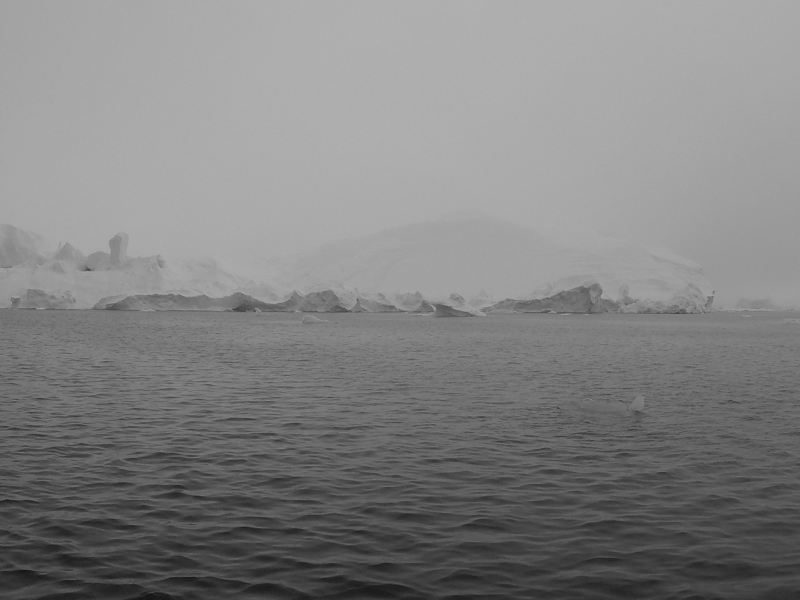
#> input picture data/contrast_test_images/G0286261.png, 800 x 600 px, found by its file name
$ python global_contrast_factor_test.py
#> lines starting #> are read from the running program, lines starting #| are printed output that depends on the picture
#!/usr/bin/env python3
# -*- coding: utf-8 -*-
"""
Created on Wed May  6 22:35:55 2020

@author: vik748
"""
import cv2
import numpy as np
from matplotlib import pyplot as plt

def compute_image_average_contrast(k, gamma=2.2):
    L = 100 * np.sqrt((k / 255) ** gamma )
    # pad image with border replicating edge values
    L_pad = np.pad(L,1,mode='edge')

    # compute differences in all directions
    left_diff = L - L_pad[1:-1,:-2]
    right_diff = L - L_pad[1:-1,2:]
    up_diff = L - L_pad[:-2,1:-1]
    down_diff = L - L_pad[2:,1:-1]

    # create matrix with number of valid values 2 in corners, 3 along edges and 4 in the center
    num_valid_vals = 3 * np.ones_like(L)
    num_valid_vals[[0,0,-1,-1],[0,-1,0,-1]] = 2
    num_valid_vals[1:-1,1:-1] = 4

    pixel_avgs = (np.abs(left_diff) + np.abs(right_diff) + np.abs(up_diff) + np.abs(down_diff)) / num_valid_vals

    return np.mean(pixel_avgs)

def compute_global_contrast_factor(img):
    if img.ndim != 2:
        gr = cv2.cvtColor(img, cv2.COLOR_BGR2GRAY)
    else:
        gr = img

    superpixel_sizes = [1, 2, 4, 8, 16, 25, 50, 100, 200]

    gcf = 0

    for i,size in enumerate(superpixel_sizes,1):
        wi =(-0.406385 * i / 9 + 0.334573) * i/9 + 0.0877526
        im_scale = cv2.resize(gr, (0,0), fx=1/size, fy=1/size,
                              interpolation=cv2.INTER_LINEAR)
        avg_contrast_scale = compute_image_average_contrast(im_scale)
        gcf += wi * avg_contrast_scale

    return gcf


img1 = cv2.imread('/Users/vik748/Google Drive/data/contrast_test_images/G0286261.png',1)
#> img1 is the input picture: shape (600, 800, 3); min 16, max 178, mean 129.7
img1_clahe = cv2.imread('/Users/vik748/Google Drive/data/contrast_test_images/G0286261_clahe.tif',1)
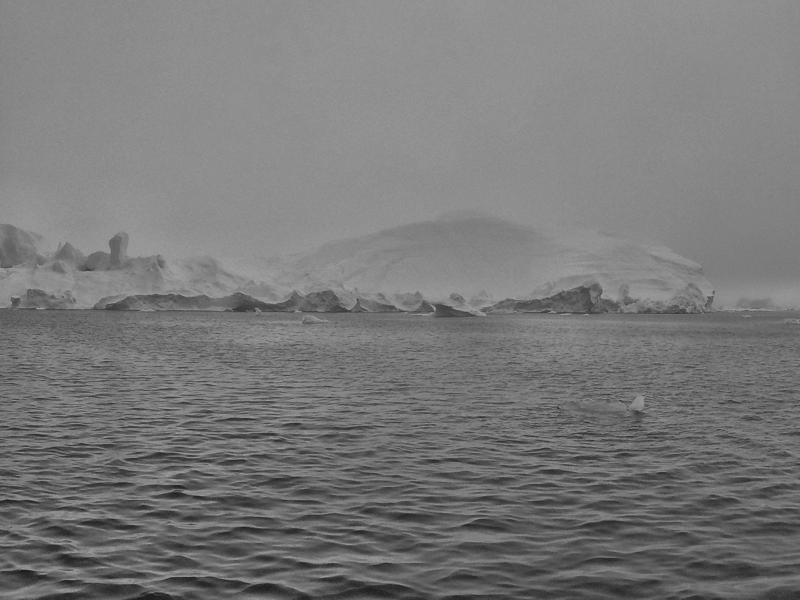
#> input picture data/contrast_test_images/G0286261_clahe.tif, 800 x 600 px, found by its file name
#> img1_clahe is the input picture: shape (600, 800, 3); min 24, max 164, mean 120.9

img1_gcf = compute_global_contrast_factor(img1)
#> the loop in compute_global_contrast_factor, `for i,size in enumerate(superpixel_sizes,1):` made 9 passes
#> (avg_contrast_scale, gcf) on passes 1 to 9: (1.03, 0.123), (1.1, 0.28), (1.46, 0.505), (1.84, 0.792), (2.27, 1.13), (3.02, 1.52), (3.31, 1.86), (5.29, 2.2), (11.23, 2.38)
#> after the loop in compute_global_contrast_factor, `for i,size in enumerate(superpixel_sizes,1):`: gcf = 2.38
#> img1_gcf = 2.38
img1_clahe_gcf = compute_global_contrast_factor(img1_clahe)
#> the loop in compute_global_contrast_factor (call 2), `for i,size in enumerate(superpixel_sizes,1):` made 9 passes
#> (avg_contrast_scale, gcf) on passes 1 to 9: (2.01, 0.241), (2.12, 0.542), (2.78, 0.97), (3.46, 1.51), (4.1, 2.12), (5.29, 2.81), (4.6, 3.28), (5.19, 3.61), (8.79, 3.75)
#> pass 1, in compute_image_average_contrast (call 10), `L_pad = np.pad(L,1,mode='edge')`:
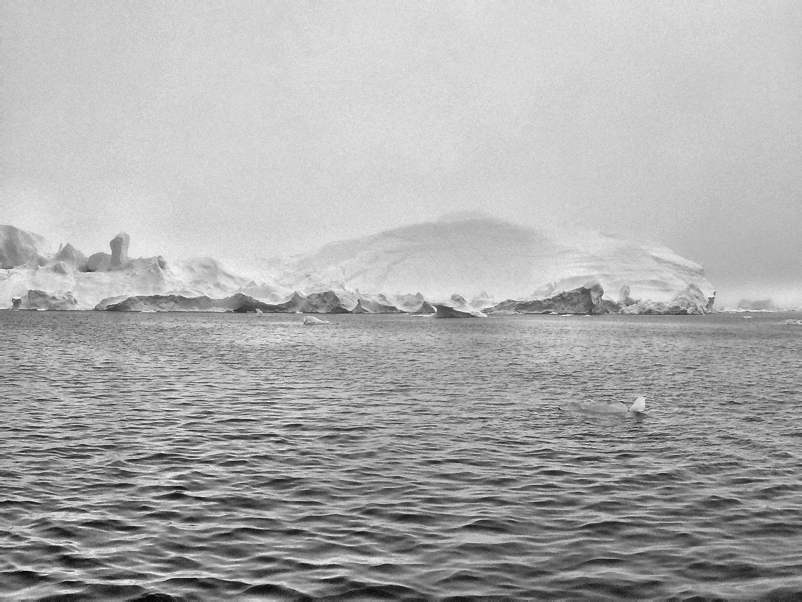
#> L_pad: shape (602, 802) float64; min 7.43, max 61.54, mean 44.1; drawn with min black and max white
#> pass 1, in compute_image_average_contrast (call 10), `right_diff = L - L_pad[1:-1,2:]`:
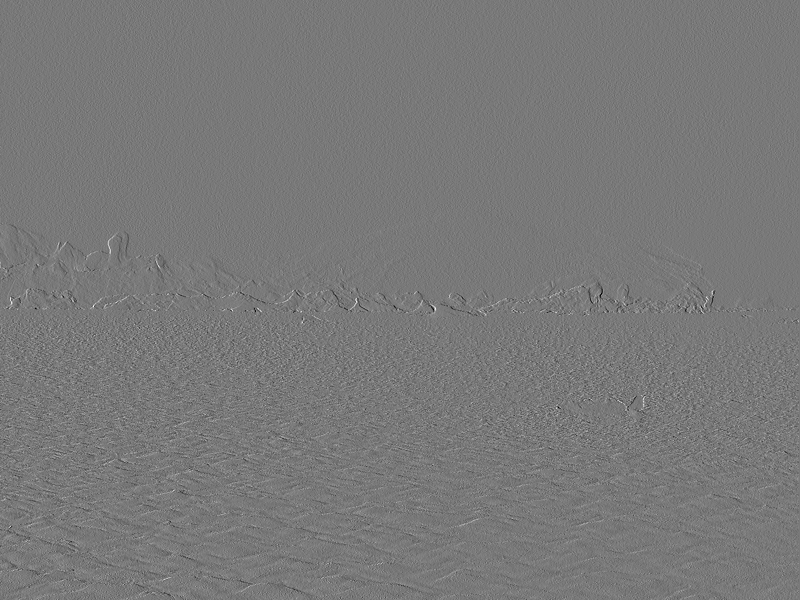
#> right_diff: shape (600, 800) float64; min -23.31, max 25.76, mean 0; drawn with min black and max white
#> img1_clahe_gcf = 3.75

img2 = cv2.imread('/Users/vik748/Google Drive/data/contrast_test_images/G0029482.png',1)
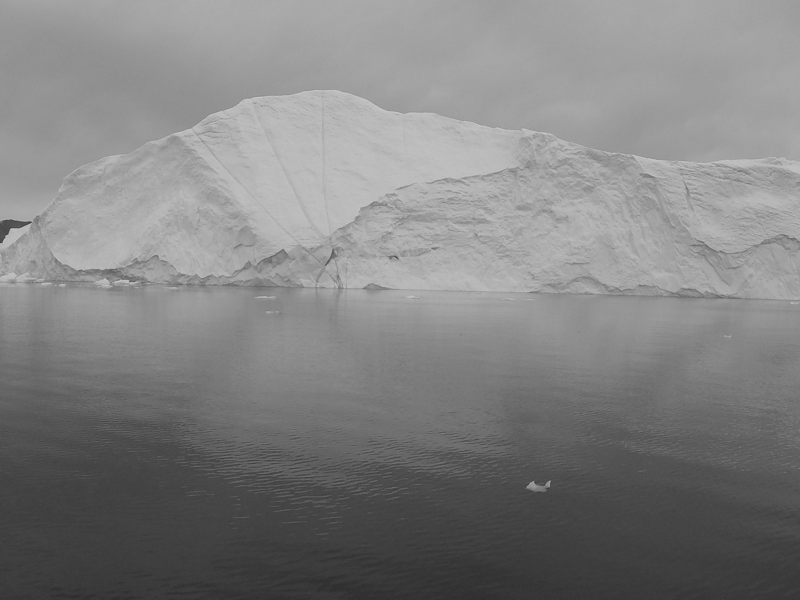
#> input picture data/contrast_test_images/G0029482.png, 800 x 600 px, found by its file name
#> img2 is the input picture: shape (600, 800, 3); min 42, max 201, mean 129.4
img2_clahe = cv2.imread('/Users/vik748/Google Drive/data/contrast_test_images/G0029482_clahe.tif',1)
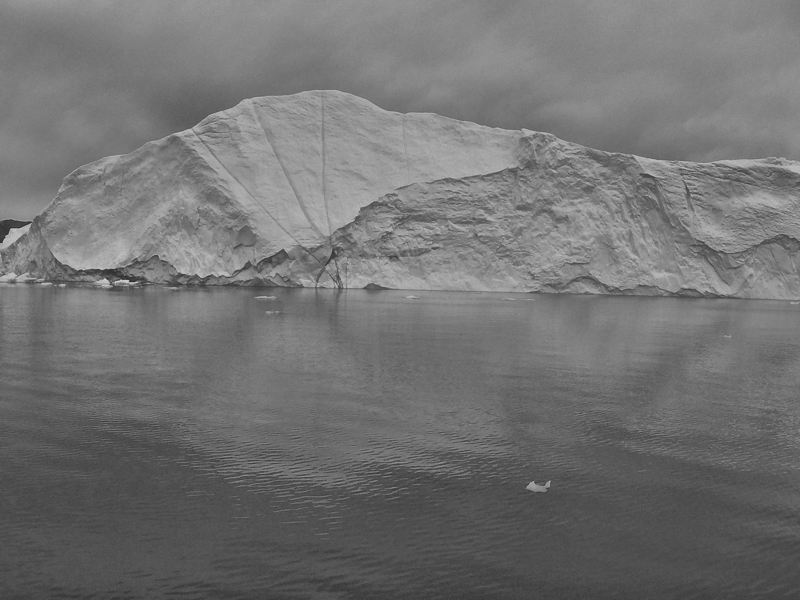
#> input picture data/contrast_test_images/G0029482_clahe.tif, 800 x 600 px, found by its file name
#> img2_clahe is the input picture: shape (600, 800, 3); min 46, max 211, mean 114.3

img2_gcf = compute_global_contrast_factor(img2)
#> the loop in compute_global_contrast_factor (call 3), `for i,size in enumerate(superpixel_sizes,1):` made 9 passes
#> (avg_contrast_scale, gcf) on passes 1 to 9: (0.876, 0.105), (0.865, 0.228), (1.16, 0.407), (1.54, 0.648), (2.04, 0.95), (2.86, 1.32), (4.14, 1.74), (6.19, 2.14), (11.48, 2.32)
#> pass 1, in compute_image_average_contrast (call 19), `L = 100 * np.sqrt((k / 255) ** gamma )`:
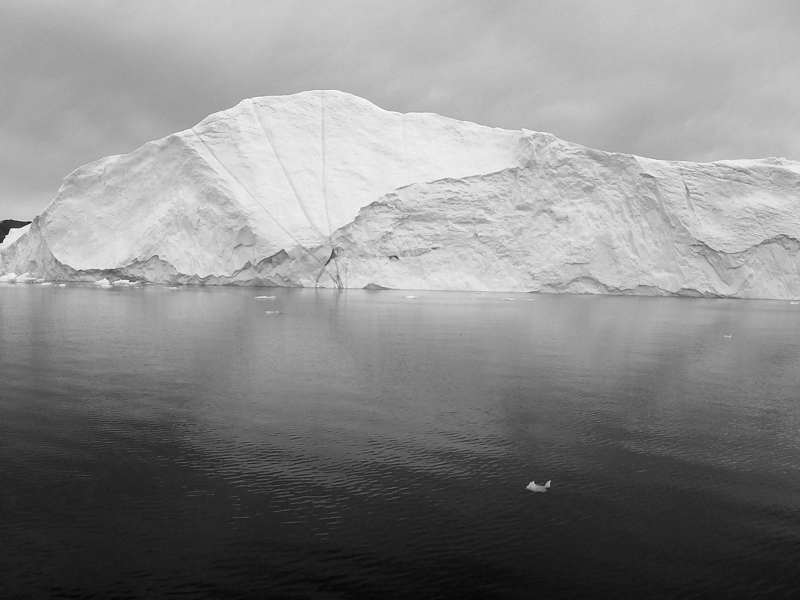
#> L: shape (600, 800) float64; min 13.75, max 76.97, mean 47.7; drawn with min black and max white
#> img2_gcf = 2.32
img2_clahe_gcf = compute_global_contrast_factor(img2_clahe)
#> the loop in compute_global_contrast_factor (call 4), `for i,size in enumerate(superpixel_sizes,1):` made 9 passes
#> (avg_contrast_scale, gcf) on passes 1 to 9: (1.71, 0.206), (1.68, 0.444), (2.23, 0.787), (2.85, 1.23), (3.47, 1.75), (4.56, 2.34), (4.86, 2.84), (5.79, 3.21), (8.81, 3.35)
#> pass 1, in compute_image_average_contrast (call 28), `L = 100 * np.sqrt((k / 255) ** gamma )`:
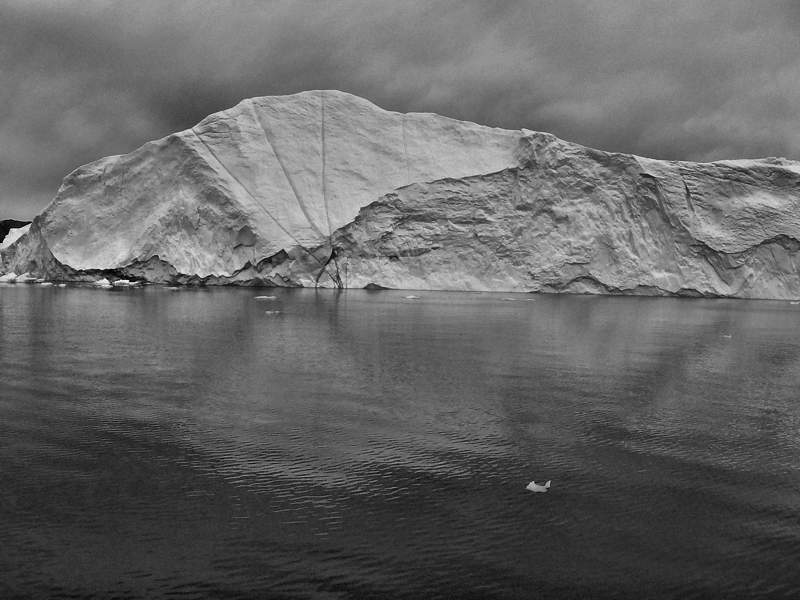
#> L: shape (600, 800) float64; min 15.2, max 81.19, mean 41.5; drawn with min black and max white
#> img2_clahe_gcf = 3.35


fig1, fig1_axes = plt.subplots(2, 2, num=1)
fig1.subplots_adjust(left=0.05, bottom=0.1, right=0.99, top=.9, wspace=0.1, hspace=0.11)
[axi.set_axis_off() for axi in fig1_axes[:2,:].ravel()]

fig1_axes[0,0].imshow(img1,cmap='gray', vmin=0, vmax=255)
fig1_axes[0,0].set_title('Img1 Raw\nGCF={:.2f}'.format(img1_gcf))
fig1_axes[0,1].imshow(img1_clahe,cmap='gray', vmin=0, vmax=255)
fig1_axes[0,1].set_title('Img1 CLAHE\nGCF={:.2f}'.format(img1_clahe_gcf))

fig1_axes[1,0].imshow(img2,cmap='gray', vmin=0, vmax=255)
fig1_axes[1,0].set_title('Img2 Raw\nGCF={:.2f}'.format(img2_gcf))
fig1_axes[1,1].imshow(img2_clahe,cmap='gray', vmin=0, vmax=255)
fig1_axes[1,1].set_title('Img2 CLAHE\nGCF={:.2f}'.format(img2_clahe_gcf))
